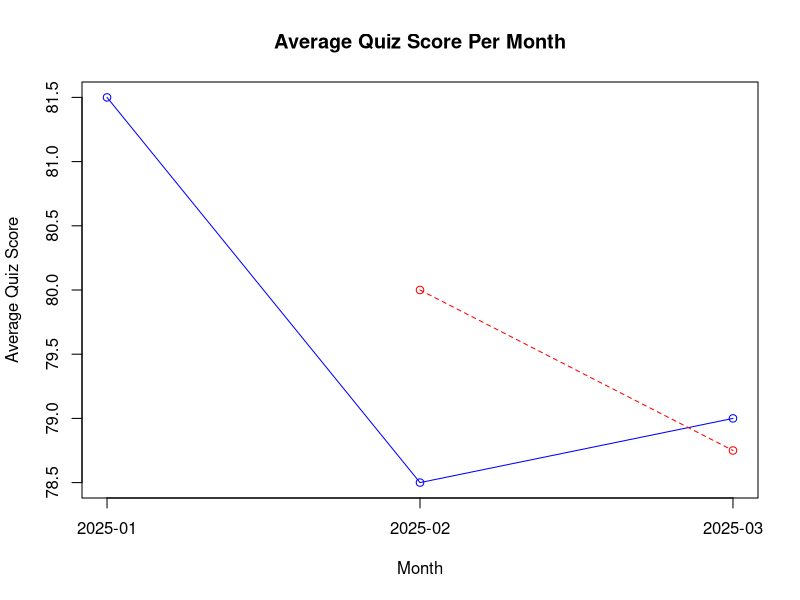

Generate this figure with R:
# Create Dataset
Login_Date <- as.Date(c("2025-01-05","2025-01-15",
                        "2025-02-08","2025-02-20",
                        "2025-03-12","2025-03-18"))

Quiz_Score <- c(78,85,65,92,70,88)

data <- data.frame(Login_Date, Quiz_Score)

# Extract Month
Month <- format(data$Login_Date,"%Y-%m")

# Average Quiz Score
monthly_avg <- aggregate(Quiz_Score ~ Month,
                         data=data,
                         mean)

print(monthly_avg)

# Line Chart
plot(monthly_avg$Quiz_Score,
     type="o",
     xaxt="n",
     xlab="Month",
     ylab="Average Quiz Score",
     main="Average Quiz Score Per Month",
     col="blue")

axis(1,
     at=1:nrow(monthly_avg),
     labels=monthly_avg$Month)

# Moving Average
moving_avg <- stats::filter(monthly_avg$Quiz_Score,
                            rep(1/2,2),
                            sides=1)

lines(moving_avg,
      type="o",
      col="red",
      lty=2)
